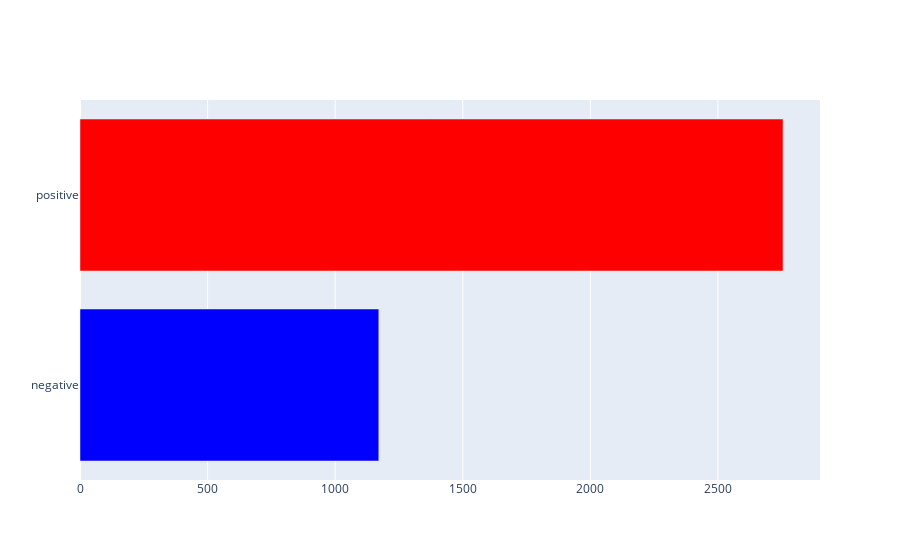

Source (notebook cell):
### Code cell
new1 = Raila_reviews.groupby('Expression Label').count()
x = list(new1['Sentiment_Polarity'])
y = list(new1.index)
tuple_list = list(zip(x,y))

df = pd.DataFrame(tuple_list, columns=['x','y'])

df['color'] = 'blue'
df['color'][1] = 'red'
df['color'][2] = 'green'

import plotly.graph_objects as go
fig = go.Figure(go.Bar(x=df['x'],
                y=df['y'],
                orientation ='h',
                marker={'color': df['color']}))
fig.show()

### Figure 1 — Plotly figure (JSON) as saved in the notebook; plotly's stock layout.template omitted (floating-point values rounded to 4 significant figures)
{"data": [{"marker": {"color": ["blue", "red"]}, "orientation": "h", "type": "bar", "x": [1171, 2755], "y": ["negative", "positive"]}], "layout": {}}
